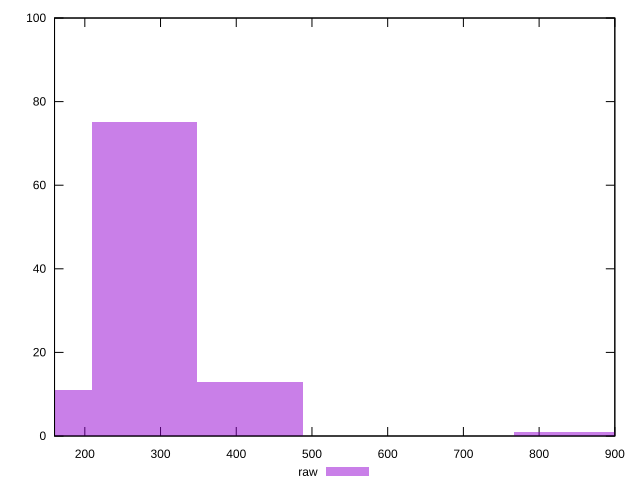

This chart was generated by the following gnuplot code:
reset

$raw <<EOF
836.8632503938135 1
418.43162519690674 13
278.9544167979378 75
139.4772083989689 11
EOF

set key outside below
set boxwidth 139.4772083989689
set xrange [160:900]
set yrange [0:100]
set trange [0:100]
set style fill transparent solid 0.5 noborder
set terminal svg size 640, 490 enhanced background rgb 'white'
set output "reprap/uses-http2/samples/pages/raw/histogram.svg"

plot $raw title "raw" with boxes

reset
